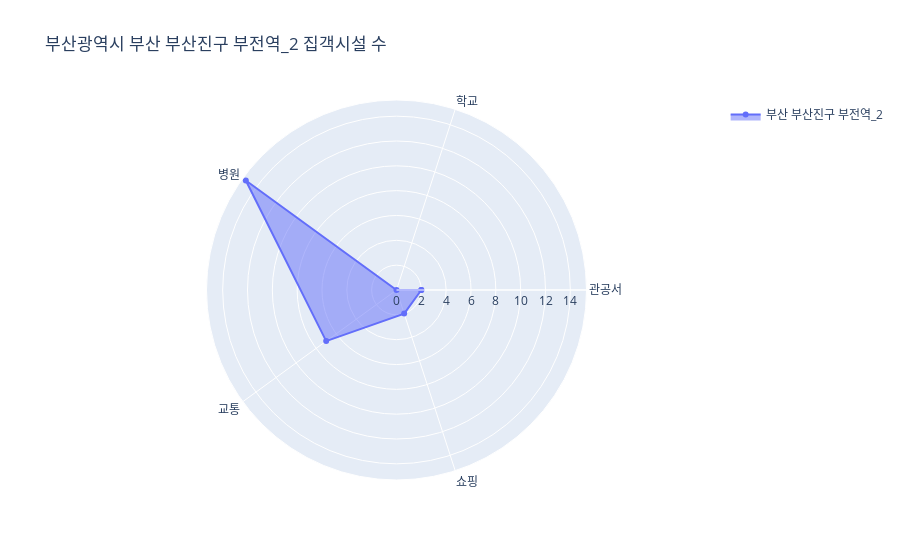

Here is the notebook cell this chart was saved with:
### Code cell
import plotly.graph_objects as go

categories = ['관공서', '학교', '병원', '교통', '쇼핑']
# sg_mean_score = test.mean(axis = 0)[1:].values # 전체 평균
# sg_name, sg_score = getSangGwon5(150) # 남항로9번길 - 평균에 비해 매우 작음
sg_name, sg_score = getSangGwon5_count(265) # 부산 부산진구 부전역_2 - 평균과 비슷
# sg_name, sg_score = getSangGwon5(262) # 부산 부산진구 서면역_3 - 평균에 비해 매우 큼

# ---------------------
# 이 위까지 api로 호출 가능

categories = [*categories, categories[0]]
# sg_mean_score = [*sg_mean_score, sg_mean_score[0]]
sg_score = [*sg_score, sg_score[0]]

fig = go.Figure(
  data = [
    # go.Scatterpolar(r = sg_mean_score, theta = categories, fill = 'toself', name = '부산 상권 평균'), # 전체 평균
    go.Scatterpolar(r = sg_score, theta = categories, fill = 'toself', name = sg_name),
  ],
  layout = go.Layout(
    title = go.layout.Title(text = '부산광역시 ' + sg_name + ' 집객시설 수'),
    polar = {'radialaxis': {'visible': True}},
    showlegend = True
  )
)

fig.show()

### Figure 1 — Plotly figure (JSON) as saved in the notebook; plotly's stock layout.template omitted (floating-point values rounded to 4 significant figures)
{"data": [{"fill": "toself", "name": "부산 부산진구 부전역_2", "r": [2, 0, 15, 7, 2, 2], "theta": ["관공서", "학교", "병원", "교통", "쇼핑", "관공서"], "type": "scatterpolar"}], "layout": {"polar": {"radialaxis": {"visible": true}}, "showlegend": true, "title": {"text": "부산광역시 부산 부산진구 부전역_2 집객시설 수"}}}
